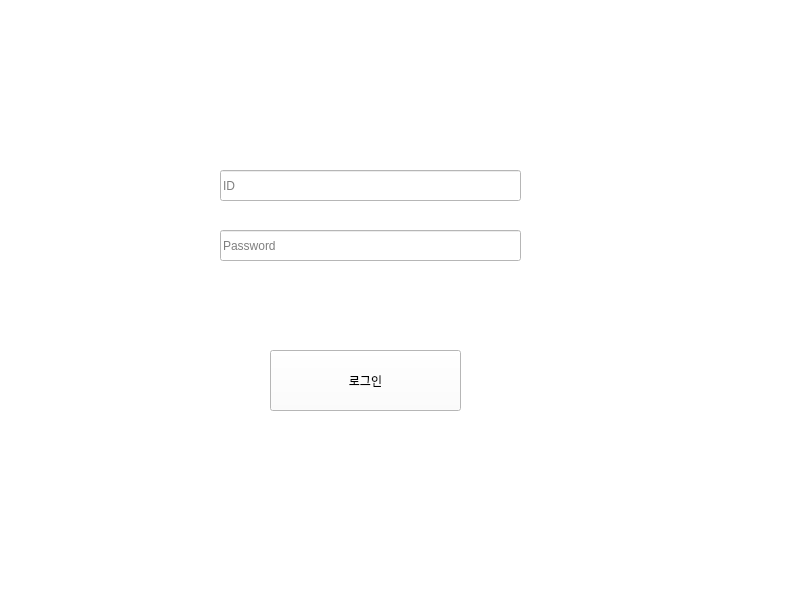
<?xml version="1.0" encoding="UTF-8"?>
<ui version="4.0">
 <class>Form</class>
 <widget class="QWidget" name="Form">
  <property name="geometry">
   <rect>
    <x>0</x>
    <y>0</y>
    <width>800</width>
    <height>600</height>
   </rect>
  </property>
  <property name="windowTitle">
   <string>Form</string>
  </property>
  <property name="styleSheet">
   <string notr="true">background-color: #ffffff;</string>
  </property>
  <widget class="QPushButton" name="btn_login">
   <property name="geometry">
    <rect>
     <x>270</x>
     <y>350</y>
     <width>191</width>
     <height>61</height>
    </rect>
   </property>
   <property name="text">
    <string>로그인</string>
   </property>
  </widget>
  <widget class="QLineEdit" name="input_prod_id">
   <property name="geometry">
    <rect>
     <x>220</x>
     <y>170</y>
     <width>301</width>
     <height>31</height>
    </rect>
   </property>
   <property name="inputMask">
    <string/>
   </property>
   <property name="text">
    <string/>
   </property>
   <property name="placeholderText">
    <string>ID</string>
   </property>
  </widget>
  <widget class="QLineEdit" name="input_prod_pwd">
   <property name="geometry">
    <rect>
     <x>220</x>
     <y>230</y>
     <width>301</width>
     <height>31</height>
    </rect>
   </property>
   <property name="echoMode">
    <enum>QLineEdit::Password</enum>
   </property>
   <property name="placeholderText">
    <string>Password</string>
   </property>
  </widget>
 </widget>
 <resources/>
 <connections/>
 <slots>
  <slot>btn_main_to_second()</slot>
 </slots>
</ui>
